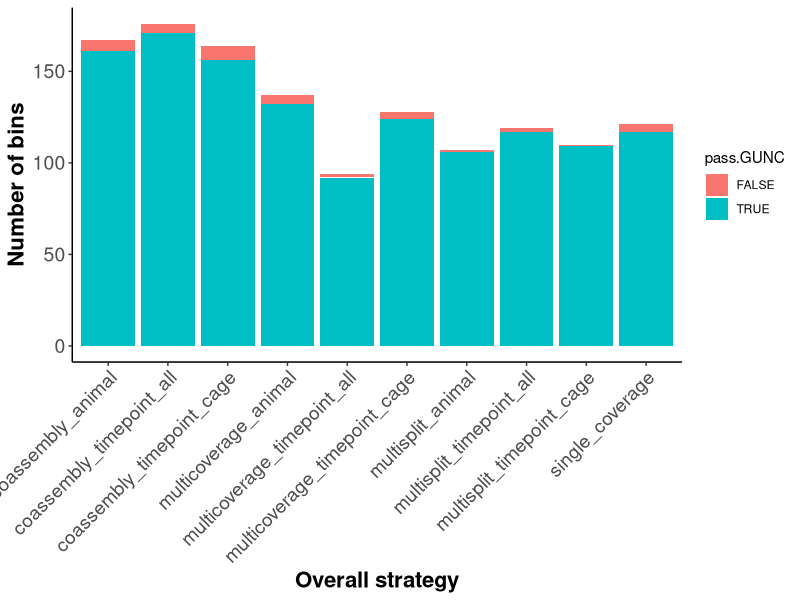

Write R code to recreate this figure. (Note: this script raises an error after producing the figure.)
################################################################################
### Code for parsing GUNC output
### Raphael Eisenhofer 2024
################################################################################

library(tidyverse)

df <- read_delim("data/GUNC.progenomes_2.1.maxCSS_level.tsv") %>%
  filter(!str_detect(genome, "ALL_dreped")) %>%
  mutate(overall_strategy = case_when(
    str_detect(genome, "individual") ~ "single_coverage",
    str_detect(genome, "cobinning_long") ~ "multicoverage_animal",
    str_detect(genome, "cobinning_treat") ~ "multicoverage_timepoint_all",
    str_detect(genome, "cobinning_cage_treat") ~ "multicoverage_timepoint_cage",
    str_detect(genome, "coassembly_long") ~ "coassembly_animal",
    str_detect(genome, "coassembly_treat") ~ "coassembly_timepoint_all",
    str_detect(genome, "coassembly_cage_treat") ~ "coassembly_timepoint_cage",
    str_detect(genome, "vamb_long") ~ "multisplit_animal",
    str_detect(genome, "vamb_treat") ~ "multisplit_timepoint_all",
    str_detect(genome, "vamb_cage_treat") ~ "multisplit_timepoint_cage",
    TRUE ~ genome))


#Plotting
#How many bins pass GUNC threshold per strategy?
df %>% 
  summarise(n = n(), .by = c(overall_strategy, pass.GUNC)) %>%
  ggplot(aes(x = overall_strategy, y = n, fill = pass.GUNC)) +
  geom_bar(stat = "identity", position = position_stack(reverse = FALSE)) +
  theme_classic() +
  theme(axis.text.x = element_text(angle = 45, size = 14, hjust = 1),
        axis.text.y = element_text(size = 14),
        axis.title = element_text(size = 16, face = "bold")) +
  labs(y = "Number of bins", x = "Overall strategy")
  

#N contigs per strategy?
df %>% 
  filter(strategy != "cobinning_treat") %>%
  ggplot(aes(x = strategy, y = n_contigs)) +
  geom_boxplot() + 
  geom_jitter(width = 0.2, height = 0, alpha = 0.5) +
  theme_classic() +
  theme(axis.text.x = element_text(angle = 90, size = 14, hjust = 1),
        axis.text.y = element_text(size = 14),
        axis.title = element_text(size = 16, face = "bold")) +
  labs(y = "n_contigs per bin")



#Save summary for another figure

write_delim(df %>% select(genome, n_contigs, pass.GUNC, overall_strategy), "data/gunc_summary.tsv")
